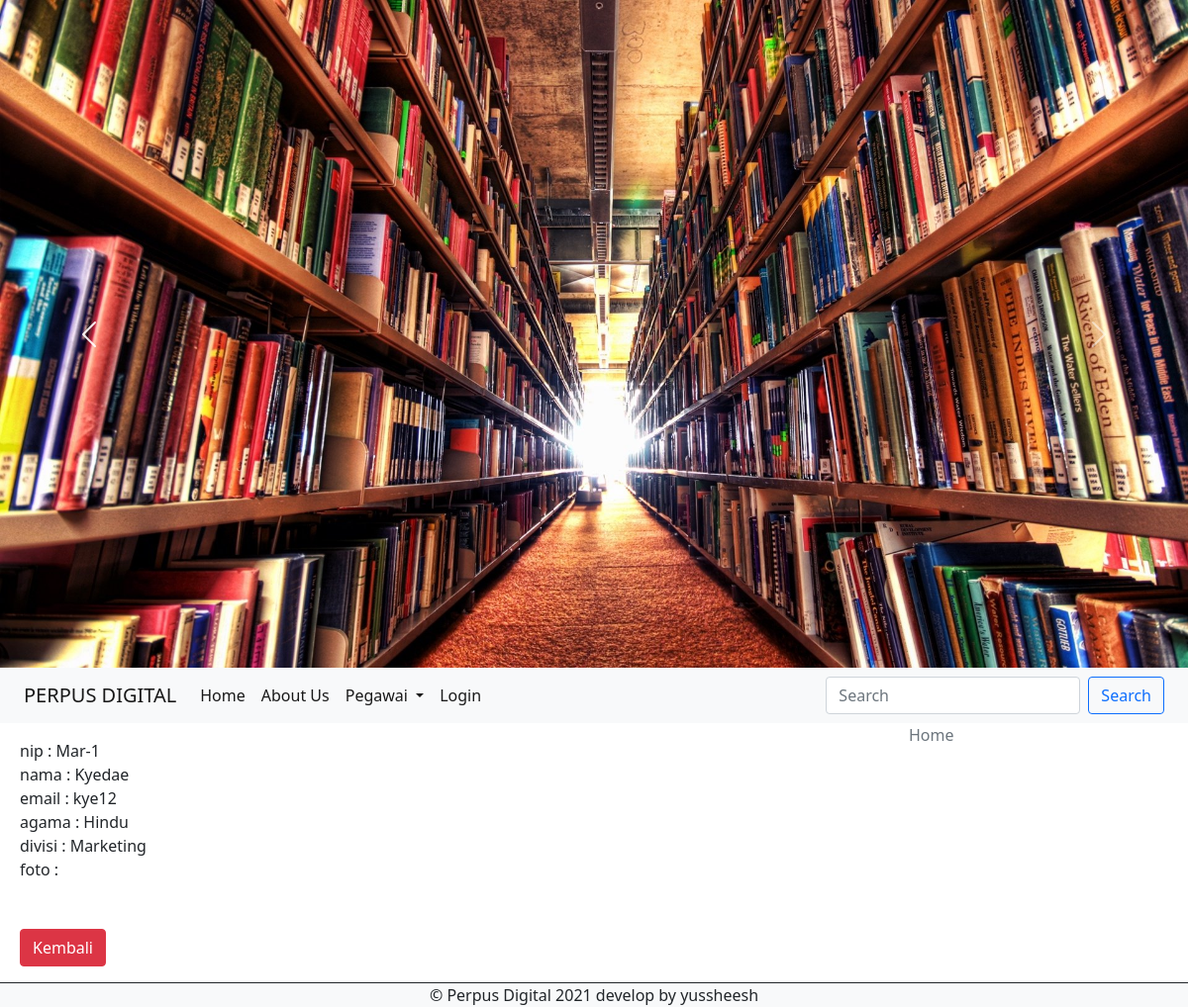
/index.php?hal=detailPegawai&id=28, run on the app's committed database.
### tables this page shows
CREATE TABLE `pegawai` (
  `id` int(11) NOT NULL,
  `nip` varchar(5) NOT NULL,
  `nama` varchar(50) NOT NULL,
  `email` varchar(50) NOT NULL,
  `agama` enum('Islam','Kristen Protestan','Kristen Katholik','Hindu','Buddha','Khonghucu') NOT NULL,
  `iddivisi` int(11) DEFAULT NULL,
  `foto` varchar(50) DEFAULT NULL
);

CREATE TABLE `divisi` (
  `id` int(11) NOT NULL,
  `nama` varchar(50) NOT NULL
);

### index.php (called while the page is built, shortened)
<?php
include_once 'header.php';
include_once 'menu.php';
include_once 'main.php';
include_once 'sidebar.php';
include_once 'footer.php';
?>

### Models/Pegawai.php (called while the page is built, shortened)
<?php
class Pegawai {
    private $koneksi;
    public function __construct()
    {
        global $dbh;
        $this->koneksi = $dbh;
    }
    public function detail($data){
        $sql = "SELECT pegawai.*, divisi.nama as divisi from pegawai inner join divisi on divisi.id = pegawai.iddivisi where pegawai.id = ?";
        $gather = $this->koneksi->prepare($sql);
        $gather->execute([$data]);
        $result = $gather ->fetch();
        return $result;
    }
}

### detailPegawai.php (the view, shortened to what this page needs)
<?php
  require_once "Models/Pegawai.php";
  $pegawai = new Pegawai();
  $data = $_REQUEST["id"];
  $details = $pegawai->detail($data);
?>
nip : <?= $details["nip"]; ?> </br>
nama : <?= $details["nama"]; ?> </br>
email : <?= $details["email"]; ?> </br>
agama : <?= $details["agama"]; ?> </br>
divisi : <?= $details["divisi"]; ?> </br>
foto : <?= $details["foto"]; ?> </br>
<a href="index.php?hal=dataPegawai" class="btn btn-danger">Kembali</a>

### data on the page
pegawai: nip "Mar-1", nama "Kyedae", email "kye12", agama "Hindu", iddivisi.nama "Marketing"
